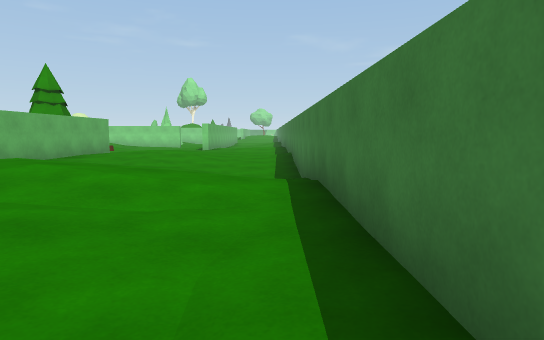
[1] (above)

17 first-person views from a walk through a Unity game level. The camera is 1.2 m above the floor, tilts 6° down and sees 75° across. The floor is counted in squares, 2 m on a side. Each view is taken from the middle of a square. On the plan, view 1 faces up. The plan holds only what a view shows up to about 10 squares ahead; the rest is blank. The place goes on beyond the plan. The player character is not drawn.

[2]
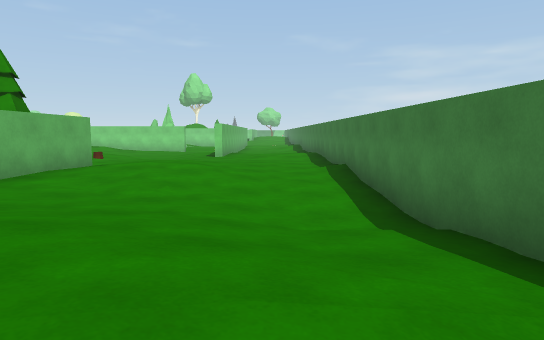

[3]
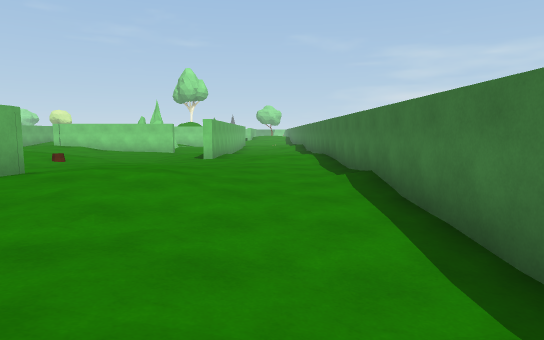

[4]
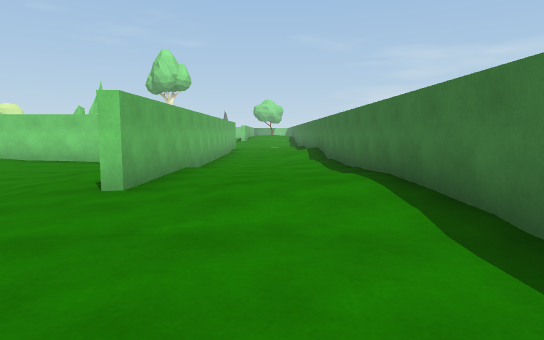

[5]
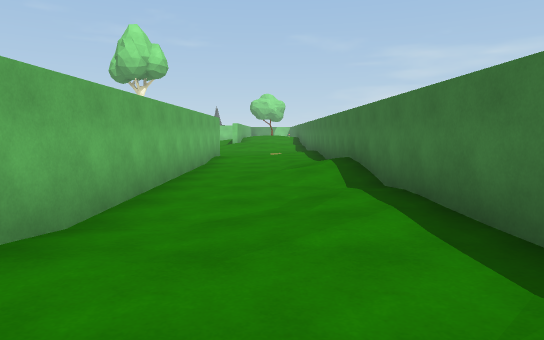

[6]
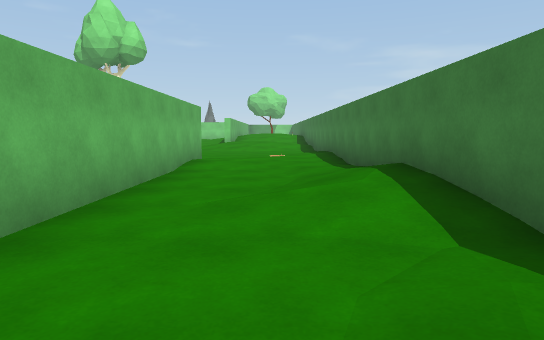

[7]
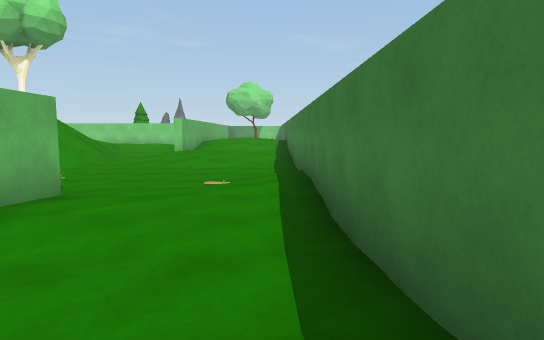

[8]
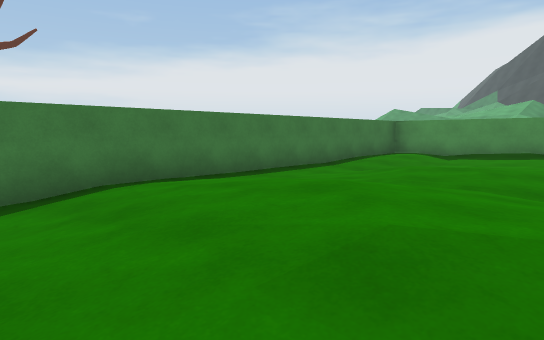

[9]
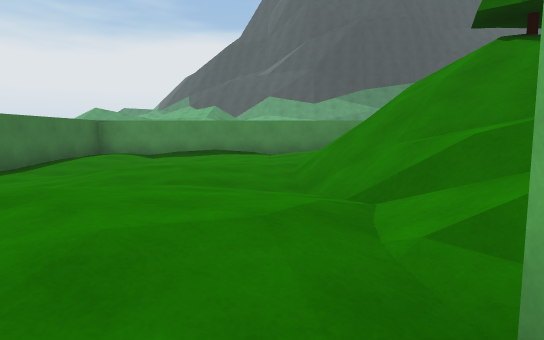

[10]
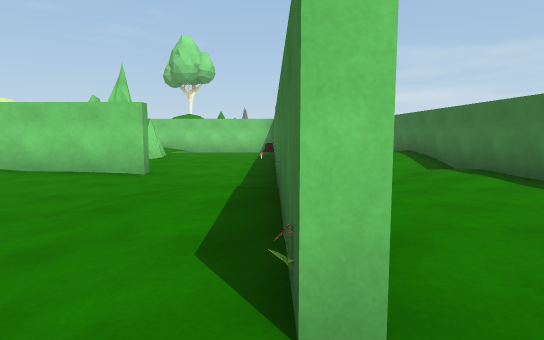

[11]
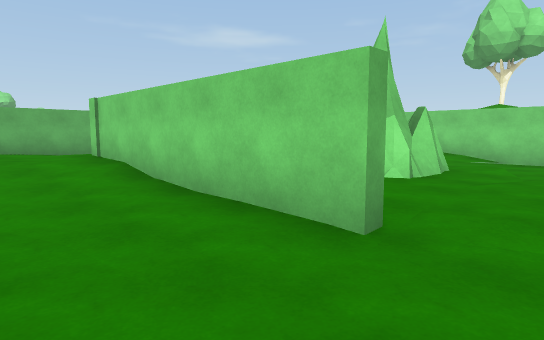

[12]
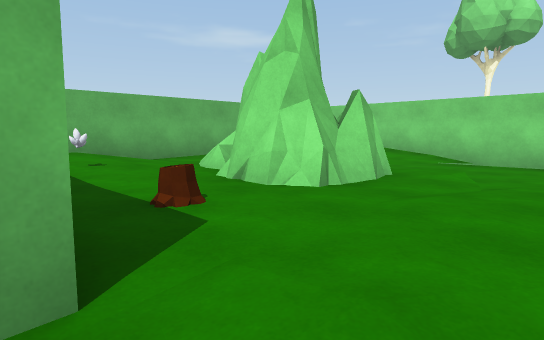

[13]
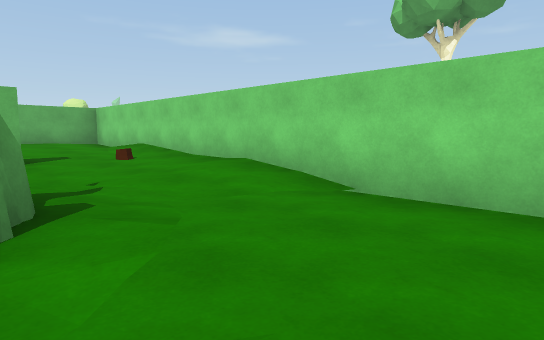

[14]
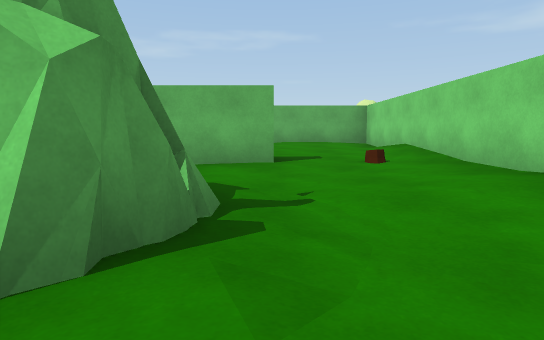

[15]
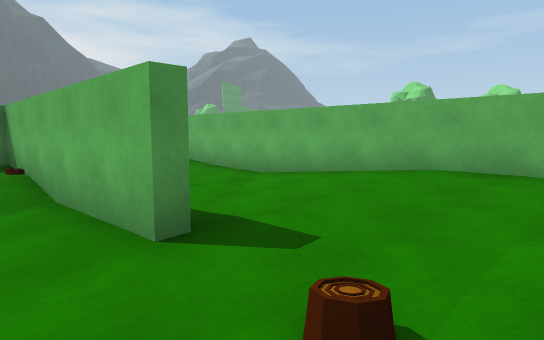

[16]
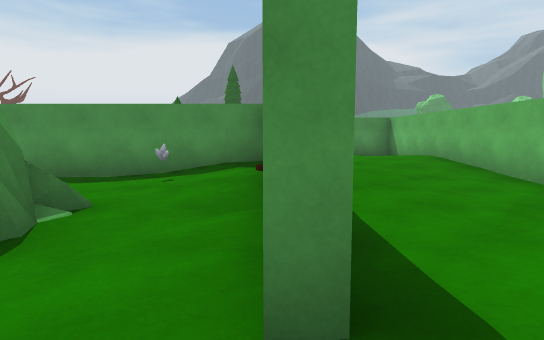

[17]
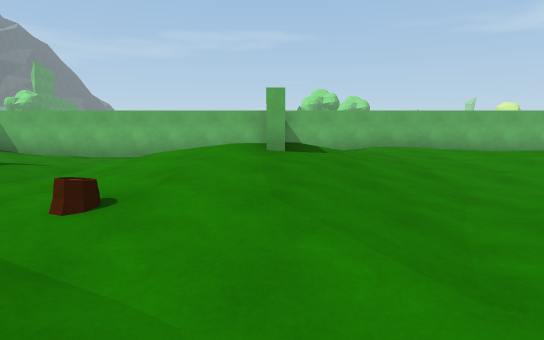

### Floor plan
Key: @ floor where view 1 was taken; # wall or solid block; . main floor; : floor 0.25 m higher than the main floor; - floor 0.25 m lower than the main floor; + floor 0.5 m higher than the main floor; * floor 0.75 m higher than the main floor; % floor 1.5 m higher than the main floor; / step, stairs or slope; = window, fence, low wall or low ledge; T tree; O other object.
Columns run from 14 left of view 1 to 1 right of it. Each row starts with its distance up from view 1.
 29           -----#
 28  =#####==###--.#
 27 #::+:::.--- -.-#
 26 #+::....---#.--#
 25 #:::#.--.--#---#
 24 #:..#.OOO--#--.#
 23 #...#.OOO.-#--:#
 22 #...#:....-#--.#
 21 #..:#O...--#---#
 20 #.::#####--#--.#
 19 #::::.-----#--.#
 18 #:::..----.#--.#
 17 #.:::.----.#...#
 16 #   ++:.---#..:#
 15 #    #+:.--#.::#
 14 #    ++:.....:.#
 13 #   ::.........#
 12 #  ---.........#
 11 #---..   .:+:..#
 10 #---     #++:..#
  9 #-.-    TT++:..#
  8 #.       #::..-#
  7          #::.--#
  6          #:::..#
  5          /+*+::#
  4         %/***+:#
  3        ///+*++:#
  2        T//:++::#
  1       TT//+++::#
  0          /+++:@#
 -1          /++:.+#
 -2          *++::+#
 -3         ########

Positions as (right, up) in squares from view 1, and headings:
1: (0, 0), facing up
2: (-1, 3), facing up
3: (-1, 5), facing up
4: (-1, 11), facing up
5: (-1, 16), facing up
6: (-1, 19), facing up
7: (0, 23), facing up
8: (-4, 6), facing down-right
9: (-4, 6), facing down
10: (-3, 14), facing up
11: (-4, 18), facing up-left
12: (-4, 20), facing up-left
13: (-4, 24), facing up-left
14: (-5, 25), facing left
15: (-9, 27), facing down-left
16: (-10, 26), facing down
17: (-4, 15), facing left
